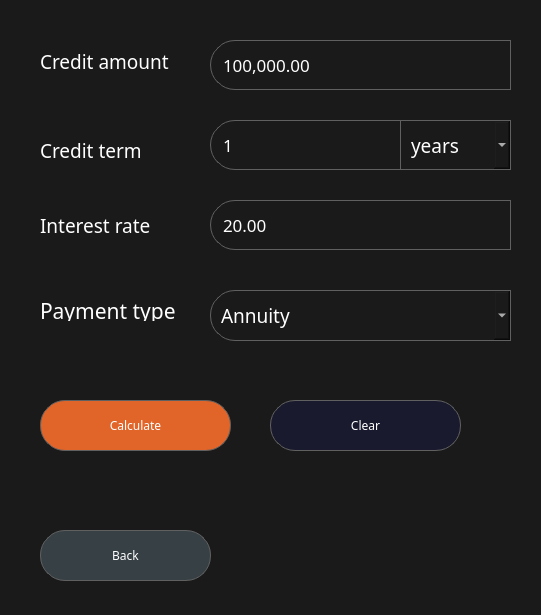
<?xml version="1.0" encoding="UTF-8"?>
<ui version="4.0">
 <class>CreditCalcView</class>
 <widget class="QWidget" name="CreditCalcView">
  <property name="windowModality">
   <enum>Qt::ApplicationModal</enum>
  </property>
  <property name="geometry">
   <rect>
    <x>0</x>
    <y>0</y>
    <width>541</width>
    <height>615</height>
   </rect>
  </property>
  <property name="sizePolicy">
   <sizepolicy hsizetype="Minimum" vsizetype="Minimum">
    <horstretch>0</horstretch>
    <verstretch>0</verstretch>
   </sizepolicy>
  </property>
  <property name="minimumSize">
   <size>
    <width>541</width>
    <height>615</height>
   </size>
  </property>
  <property name="maximumSize">
   <size>
    <width>541</width>
    <height>615</height>
   </size>
  </property>
  <property name="font">
   <font>
    <family>Sans-serif</family>
   </font>
  </property>
  <property name="windowTitle">
   <string>Credit Calculator</string>
  </property>
  <property name="autoFillBackground">
   <bool>false</bool>
  </property>
  <property name="styleSheet">
   <string notr="true">QWidget {
	background-color: #191A19;
	color: white;
	font-family: Sans-serif;
}

QLineEdit {
	border: 1px solid #606060;
	border-radius: 25px;
	padding-left: 10px;
}

QTextBrowser {
	padding-left: 10px;
}

QPushButton {
	border: 1px solid #606060;
	border-radius: 25px;
}

QPushButton::hover {
	background-color: #444444;
}

QPushButton::pressed {
	background-color: #282828;
}

QSpinBox {
	border: 1px solid #606060;
	border-radius: 25px;
	padding-left: 10px;
}

QDoubleSpinBox {
	border: 1px solid #606060;
	border-radius: 25px;
	padding-left: 10px;
}

QComboBox {
	border: 1px solid #606060;
	border-radius: 25px;
	padding-left: 10px;
}
QComboBox::item::selected {
	background-color: #444444;
}</string>
  </property>
  <widget class="QPushButton" name="homeBtn">
   <property name="geometry">
    <rect>
     <x>40</x>
     <y>530</y>
     <width>171</width>
     <height>51</height>
    </rect>
   </property>
   <property name="styleSheet">
    <string notr="true">QPushButton {
	background-color: #374045;
}

QPushButton::hover {
	background-color: #3A4750;
}

QPushButton::pressed {
	background-color: #303841;
}</string>
   </property>
   <property name="text">
    <string>Back</string>
   </property>
  </widget>
  <widget class="QPushButton" name="equalBtn">
   <property name="geometry">
    <rect>
     <x>40</x>
     <y>400</y>
     <width>191</width>
     <height>51</height>
    </rect>
   </property>
   <property name="styleSheet">
    <string notr="true">QPushButton {
	background-color: #E16428;
}

QPushButton::hover {
	background-color: #ff8000;
}

QPushButton::pressed {
	background-color: #b35900;
}</string>
   </property>
   <property name="text">
    <string>Calculate</string>
   </property>
  </widget>
  <widget class="QLabel" name="termLabel">
   <property name="geometry">
    <rect>
     <x>40</x>
     <y>210</y>
     <width>131</width>
     <height>31</height>
    </rect>
   </property>
   <property name="font">
    <font>
     <family>Sans-serif</family>
     <pointsize>14</pointsize>
    </font>
   </property>
   <property name="text">
    <string>Interest rate</string>
   </property>
  </widget>
  <widget class="QLabel" name="typeLabel">
   <property name="geometry">
    <rect>
     <x>40</x>
     <y>300</y>
     <width>151</width>
     <height>21</height>
    </rect>
   </property>
   <property name="font">
    <font>
     <family>Sans-serif</family>
     <pointsize>16</pointsize>
    </font>
   </property>
   <property name="autoFillBackground">
    <bool>false</bool>
   </property>
   <property name="text">
    <string>Payment type</string>
   </property>
  </widget>
  <widget class="QDoubleSpinBox" name="amountValueSpin">
   <property name="geometry">
    <rect>
     <x>210</x>
     <y>40</y>
     <width>301</width>
     <height>50</height>
    </rect>
   </property>
   <property name="font">
    <font>
     <family>Sans-serif</family>
     <pointsize>13</pointsize>
    </font>
   </property>
   <property name="styleSheet">
    <string notr="true">QDoubleSpinBox {
	border-top-right-radius:0;
	border-bottom-right-radius:0;
}</string>
   </property>
   <property name="locale">
    <locale language="English" country="UnitedStates"/>
   </property>
   <property name="frame">
    <bool>true</bool>
   </property>
   <property name="buttonSymbols">
    <enum>QAbstractSpinBox::NoButtons</enum>
   </property>
   <property name="showGroupSeparator" stdset="0">
    <bool>true</bool>
   </property>
   <property name="decimals">
    <number>2</number>
   </property>
   <property name="minimum">
    <double>0.010000000000000</double>
   </property>
   <property name="maximum">
    <double>10000000000.000000000000000</double>
   </property>
   <property name="value">
    <double>100000.000000000000000</double>
   </property>
  </widget>
  <widget class="QLabel" name="amountLabel">
   <property name="geometry">
    <rect>
     <x>40</x>
     <y>50</y>
     <width>141</width>
     <height>23</height>
    </rect>
   </property>
   <property name="font">
    <font>
     <family>Sans-serif</family>
     <pointsize>14</pointsize>
    </font>
   </property>
   <property name="autoFillBackground">
    <bool>false</bool>
   </property>
   <property name="text">
    <string>Credit amount</string>
   </property>
  </widget>
  <widget class="QSpinBox" name="termValueSpin">
   <property name="geometry">
    <rect>
     <x>210</x>
     <y>120</y>
     <width>191</width>
     <height>50</height>
    </rect>
   </property>
   <property name="font">
    <font>
     <family>Sans-serif</family>
     <pointsize>13</pointsize>
    </font>
   </property>
   <property name="styleSheet">
    <string notr="true">border-top-right-radius: 0;
border-bottom-right-radius: 0;
</string>
   </property>
   <property name="frame">
    <bool>true</bool>
   </property>
   <property name="buttonSymbols">
    <enum>QAbstractSpinBox::NoButtons</enum>
   </property>
   <property name="minimum">
    <number>1</number>
   </property>
   <property name="maximum">
    <number>50</number>
   </property>
   <property name="singleStep">
    <number>1</number>
   </property>
   <property name="value">
    <number>1</number>
   </property>
  </widget>
  <widget class="QLabel" name="amountLabel_2">
   <property name="geometry">
    <rect>
     <x>40</x>
     <y>140</y>
     <width>131</width>
     <height>21</height>
    </rect>
   </property>
   <property name="font">
    <font>
     <family>Sans-serif</family>
     <pointsize>14</pointsize>
    </font>
   </property>
   <property name="autoFillBackground">
    <bool>false</bool>
   </property>
   <property name="text">
    <string>Credit term</string>
   </property>
  </widget>
  <widget class="QComboBox" name="termTypeComboBox">
   <property name="geometry">
    <rect>
     <x>400</x>
     <y>120</y>
     <width>111</width>
     <height>50</height>
    </rect>
   </property>
   <property name="font">
    <font>
     <family>Sans-serif</family>
     <pointsize>14</pointsize>
    </font>
   </property>
   <property name="contextMenuPolicy">
    <enum>Qt::DefaultContextMenu</enum>
   </property>
   <property name="autoFillBackground">
    <bool>false</bool>
   </property>
   <property name="styleSheet">
    <string notr="true">border-radius:0;</string>
   </property>
   <property name="editable">
    <bool>false</bool>
   </property>
   <property name="currentText">
    <string>years</string>
   </property>
   <property name="currentIndex">
    <number>0</number>
   </property>
   <property name="maxVisibleItems">
    <number>2</number>
   </property>
   <property name="insertPolicy">
    <enum>QComboBox::InsertAtBottom</enum>
   </property>
   <property name="sizeAdjustPolicy">
    <enum>QComboBox::AdjustToContentsOnFirstShow</enum>
   </property>
   <property name="minimumContentsLength">
    <number>0</number>
   </property>
   <property name="placeholderText">
    <string/>
   </property>
   <property name="duplicatesEnabled">
    <bool>false</bool>
   </property>
   <property name="frame">
    <bool>true</bool>
   </property>
   <property name="modelColumn">
    <number>0</number>
   </property>
   <item>
    <property name="text">
     <string>years</string>
    </property>
   </item>
   <item>
    <property name="text">
     <string>months</string>
    </property>
   </item>
  </widget>
  <widget class="QComboBox" name="typeValueWidget">
   <property name="geometry">
    <rect>
     <x>210</x>
     <y>290</y>
     <width>301</width>
     <height>51</height>
    </rect>
   </property>
   <property name="font">
    <font>
     <family>Sans-serif</family>
     <pointsize>14</pointsize>
    </font>
   </property>
   <property name="contextMenuPolicy">
    <enum>Qt::DefaultContextMenu</enum>
   </property>
   <property name="autoFillBackground">
    <bool>false</bool>
   </property>
   <property name="styleSheet">
    <string notr="true">border-top-right-radius:0;
border-bottom-right-radius:0;</string>
   </property>
   <property name="editable">
    <bool>false</bool>
   </property>
   <property name="currentText">
    <string>Annuity</string>
   </property>
   <property name="currentIndex">
    <number>0</number>
   </property>
   <property name="maxVisibleItems">
    <number>2</number>
   </property>
   <property name="sizeAdjustPolicy">
    <enum>QComboBox::AdjustToMinimumContentsLengthWithIcon</enum>
   </property>
   <property name="minimumContentsLength">
    <number>0</number>
   </property>
   <property name="placeholderText">
    <string>Annuity</string>
   </property>
   <property name="duplicatesEnabled">
    <bool>false</bool>
   </property>
   <property name="frame">
    <bool>true</bool>
   </property>
   <property name="modelColumn">
    <number>0</number>
   </property>
   <item>
    <property name="text">
     <string>Annuity</string>
    </property>
   </item>
   <item>
    <property name="text">
     <string>Differentiated</string>
    </property>
   </item>
  </widget>
  <widget class="QDoubleSpinBox" name="rateValueSpin">
   <property name="geometry">
    <rect>
     <x>210</x>
     <y>200</y>
     <width>301</width>
     <height>50</height>
    </rect>
   </property>
   <property name="font">
    <font>
     <family>Sans-serif</family>
     <pointsize>13</pointsize>
    </font>
   </property>
   <property name="autoFillBackground">
    <bool>false</bool>
   </property>
   <property name="styleSheet">
    <string notr="true">QDoubleSpinBox {
	border-top-right-radius:0;
	border-bottom-right-radius:0;
}</string>
   </property>
   <property name="locale">
    <locale language="English" country="UnitedStates"/>
   </property>
   <property name="frame">
    <bool>true</bool>
   </property>
   <property name="buttonSymbols">
    <enum>QAbstractSpinBox::NoButtons</enum>
   </property>
   <property name="showGroupSeparator" stdset="0">
    <bool>false</bool>
   </property>
   <property name="minimum">
    <double>0.010000000000000</double>
   </property>
   <property name="maximum">
    <double>999.990000000000009</double>
   </property>
   <property name="value">
    <double>20.000000000000000</double>
   </property>
  </widget>
  <widget class="QPushButton" name="tableBtn">
   <property name="geometry">
    <rect>
     <x>710</x>
     <y>550</y>
     <width>261</width>
     <height>51</height>
    </rect>
   </property>
   <property name="styleSheet">
    <string notr="true">background-color: #414141;</string>
   </property>
   <property name="text">
    <string>Payment schedule</string>
   </property>
  </widget>
  <widget class="QChartView" name="chartView">
   <property name="geometry">
    <rect>
     <x>620</x>
     <y>260</y>
     <width>421</width>
     <height>271</height>
    </rect>
   </property>
   <property name="frameShape">
    <enum>QFrame::NoFrame</enum>
   </property>
  </widget>
  <widget class="QLabel" name="rubLabel_1">
   <property name="geometry">
    <rect>
     <x>980</x>
     <y>60</y>
     <width>51</width>
     <height>26</height>
    </rect>
   </property>
   <property name="font">
    <font>
     <family>Sans-serif</family>
     <pointsize>16</pointsize>
    </font>
   </property>
   <property name="text">
    <string>RUB</string>
   </property>
  </widget>
  <widget class="QLabel" name="rubLabel_2">
   <property name="geometry">
    <rect>
     <x>980</x>
     <y>130</y>
     <width>51</width>
     <height>26</height>
    </rect>
   </property>
   <property name="font">
    <font>
     <family>Sans-serif</family>
     <pointsize>16</pointsize>
    </font>
   </property>
   <property name="text">
    <string>RUB</string>
   </property>
  </widget>
  <widget class="QLabel" name="rubLabel_3">
   <property name="geometry">
    <rect>
     <x>980</x>
     <y>190</y>
     <width>51</width>
     <height>26</height>
    </rect>
   </property>
   <property name="font">
    <font>
     <family>Sans-serif</family>
     <pointsize>16</pointsize>
    </font>
   </property>
   <property name="text">
    <string>RUB</string>
   </property>
  </widget>
  <widget class="QPushButton" name="clearBtn">
   <property name="geometry">
    <rect>
     <x>270</x>
     <y>400</y>
     <width>191</width>
     <height>51</height>
    </rect>
   </property>
   <property name="styleSheet">
    <string notr="true">QPushButton {
	background-color: #1A1A2E;
}

QPushButton::hover {
	background-color: #0F3460;
}

QPushButton::pressed {
	background-color: #0A043C;
}</string>
   </property>
   <property name="text">
    <string>Clear</string>
   </property>
  </widget>
  <widget class="QLabel" name="iconLabel_1">
   <property name="geometry">
    <rect>
     <x>960</x>
     <y>400</y>
     <width>21</width>
     <height>21</height>
    </rect>
   </property>
   <property name="font">
    <font>
     <family>Sans-serif</family>
     <pointsize>14</pointsize>
    </font>
   </property>
   <property name="autoFillBackground">
    <bool>false</bool>
   </property>
   <property name="styleSheet">
    <string notr="true">QLabel {
	background-color: #F05454;
}</string>
   </property>
   <property name="text">
    <string/>
   </property>
  </widget>
  <widget class="QLabel" name="iconLabel_2">
   <property name="geometry">
    <rect>
     <x>960</x>
     <y>360</y>
     <width>21</width>
     <height>21</height>
    </rect>
   </property>
   <property name="font">
    <font>
     <family>Sans-serif</family>
     <pointsize>14</pointsize>
    </font>
   </property>
   <property name="autoFillBackground">
    <bool>false</bool>
   </property>
   <property name="styleSheet">
    <string notr="true">background-color: #03506F;</string>
   </property>
   <property name="text">
    <string/>
   </property>
  </widget>
  <widget class="QLabel" name="amountLabel_3">
   <property name="geometry">
    <rect>
     <x>990</x>
     <y>360</y>
     <width>71</width>
     <height>21</height>
    </rect>
   </property>
   <property name="font">
    <font>
     <family>Sans-serif</family>
     <pointsize>14</pointsize>
    </font>
   </property>
   <property name="autoFillBackground">
    <bool>false</bool>
   </property>
   <property name="text">
    <string>Credit</string>
   </property>
  </widget>
  <widget class="QLabel" name="amountLabel_4">
   <property name="geometry">
    <rect>
     <x>990</x>
     <y>400</y>
     <width>141</width>
     <height>21</height>
    </rect>
   </property>
   <property name="font">
    <font>
     <family>Sans-serif</family>
     <pointsize>14</pointsize>
    </font>
   </property>
   <property name="autoFillBackground">
    <bool>false</bool>
   </property>
   <property name="text">
    <string>Overpayment</string>
   </property>
  </widget>
  <widget class="QLabel" name="rubLabel_4">
   <property name="geometry">
    <rect>
     <x>980</x>
     <y>250</y>
     <width>51</width>
     <height>26</height>
    </rect>
   </property>
   <property name="font">
    <font>
     <family>Sans-serif</family>
     <pointsize>16</pointsize>
    </font>
   </property>
   <property name="text">
    <string>RUB</string>
   </property>
  </widget>
  <widget class="QLabel" name="lastPaymentLabel">
   <property name="geometry">
    <rect>
     <x>550</x>
     <y>250</y>
     <width>181</width>
     <height>25</height>
    </rect>
   </property>
   <property name="font">
    <font>
     <family>Sans-serif</family>
     <pointsize>16</pointsize>
    </font>
   </property>
   <property name="text">
    <string>Last  Payment</string>
   </property>
  </widget>
  <widget class="QDoubleSpinBox" name="lastPayAnswer">
   <property name="geometry">
    <rect>
     <x>740</x>
     <y>250</y>
     <width>211</width>
     <height>26</height>
    </rect>
   </property>
   <property name="font">
    <font>
     <family>Sans-serif</family>
     <pointsize>15</pointsize>
    </font>
   </property>
   <property name="autoFillBackground">
    <bool>true</bool>
   </property>
   <property name="styleSheet">
    <string notr="true">border: 0;</string>
   </property>
   <property name="frame">
    <bool>false</bool>
   </property>
   <property name="readOnly">
    <bool>true</bool>
   </property>
   <property name="buttonSymbols">
    <enum>QAbstractSpinBox::NoButtons</enum>
   </property>
   <property name="showGroupSeparator" stdset="0">
    <bool>true</bool>
   </property>
   <property name="maximum">
    <double>1000000000000000.000000000000000</double>
   </property>
  </widget>
  <widget class="QLabel" name="overpaymentLabel">
   <property name="geometry">
    <rect>
     <x>551</x>
     <y>131</y>
     <width>144</width>
     <height>25</height>
    </rect>
   </property>
   <property name="font">
    <font>
     <family>Sans-serif</family>
     <pointsize>16</pointsize>
    </font>
   </property>
   <property name="text">
    <string>Overpayment</string>
   </property>
  </widget>
  <widget class="QLabel" name="totalpayLabel">
   <property name="geometry">
    <rect>
     <x>551</x>
     <y>189</y>
     <width>129</width>
     <height>25</height>
    </rect>
   </property>
   <property name="font">
    <font>
     <family>Sans-serif</family>
     <pointsize>16</pointsize>
    </font>
   </property>
   <property name="text">
    <string>Total payout</string>
   </property>
  </widget>
  <widget class="QDoubleSpinBox" name="monthPayAnswer">
   <property name="geometry">
    <rect>
     <x>740</x>
     <y>60</y>
     <width>211</width>
     <height>26</height>
    </rect>
   </property>
   <property name="font">
    <font>
     <family>Sans-serif</family>
     <pointsize>15</pointsize>
    </font>
   </property>
   <property name="autoFillBackground">
    <bool>true</bool>
   </property>
   <property name="styleSheet">
    <string notr="true">border: 0;</string>
   </property>
   <property name="frame">
    <bool>false</bool>
   </property>
   <property name="readOnly">
    <bool>true</bool>
   </property>
   <property name="buttonSymbols">
    <enum>QAbstractSpinBox::NoButtons</enum>
   </property>
   <property name="showGroupSeparator" stdset="0">
    <bool>true</bool>
   </property>
   <property name="maximum">
    <double>1000000000000000.000000000000000</double>
   </property>
  </widget>
  <widget class="QDoubleSpinBox" name="totalPayAnswer">
   <property name="geometry">
    <rect>
     <x>740</x>
     <y>190</y>
     <width>201</width>
     <height>26</height>
    </rect>
   </property>
   <property name="font">
    <font>
     <family>Sans-serif</family>
     <pointsize>15</pointsize>
    </font>
   </property>
   <property name="styleSheet">
    <string notr="true">border: 0;</string>
   </property>
   <property name="frame">
    <bool>false</bool>
   </property>
   <property name="readOnly">
    <bool>true</bool>
   </property>
   <property name="buttonSymbols">
    <enum>QAbstractSpinBox::NoButtons</enum>
   </property>
   <property name="showGroupSeparator" stdset="0">
    <bool>true</bool>
   </property>
   <property name="maximum">
    <double>1000000000000000.000000000000000</double>
   </property>
  </widget>
  <widget class="QDoubleSpinBox" name="overPayAnswer">
   <property name="geometry">
    <rect>
     <x>740</x>
     <y>130</y>
     <width>211</width>
     <height>26</height>
    </rect>
   </property>
   <property name="font">
    <font>
     <family>Sans-serif</family>
     <pointsize>15</pointsize>
    </font>
   </property>
   <property name="styleSheet">
    <string notr="true">border: 0;</string>
   </property>
   <property name="frame">
    <bool>false</bool>
   </property>
   <property name="readOnly">
    <bool>true</bool>
   </property>
   <property name="buttonSymbols">
    <enum>QAbstractSpinBox::NoButtons</enum>
   </property>
   <property name="showGroupSeparator" stdset="0">
    <bool>true</bool>
   </property>
   <property name="maximum">
    <double>1000000000000000.000000000000000</double>
   </property>
  </widget>
  <widget class="QLabel" name="monthPayLabel">
   <property name="geometry">
    <rect>
     <x>551</x>
     <y>63</y>
     <width>183</width>
     <height>25</height>
    </rect>
   </property>
   <property name="font">
    <font>
     <family>Sans-serif</family>
     <pointsize>16</pointsize>
    </font>
   </property>
   <property name="text">
    <string>Monthly Payment</string>
   </property>
  </widget>
 </widget>
 <customwidgets>
  <customwidget>
   <class>QChartView</class>
   <extends>QGraphicsView</extends>
   <header location="global">qchartview.h</header>
  </customwidget>
 </customwidgets>
 <resources/>
 <connections/>
</ui>
